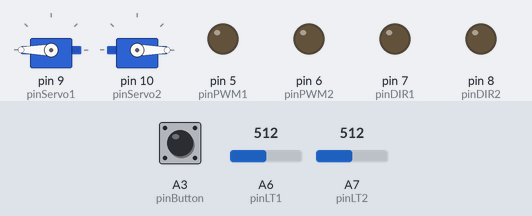
Simulated run of this sketch. Board: Arduino Nano, built with avr-gcc and run on an emulated ATmega328P. On the bench: 2 × servo, output pins drawn as LEDs (lit = HIGH). The inputs (shaded band) are chosen by the test bench; at power-on: A3 (pinButton) HIGH, A6 (pinLT1) = 512, A7 (pinLT2) = 512.

Above: at 1.5 s.
1.6 s: A3 (pinButton) pulled LOW for 0.15 s
At 3.0 s:
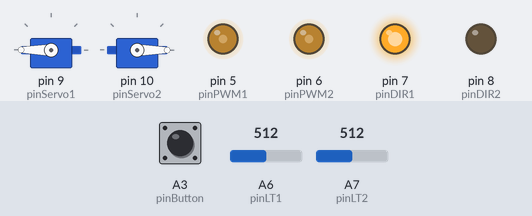
3.3 s: A6 (pinLT1) set to 756
4.8 s: A6 (pinLT1) set to 786
At 5.8 s:
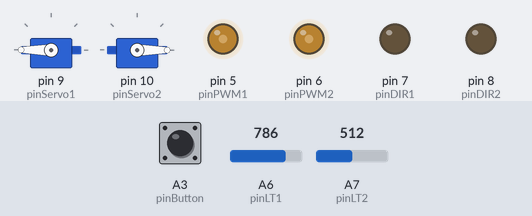
6.3 s: A7 (pinLT2) set to 763
7.8 s: A7 (pinLT2) set to 781
At 8.9 s:
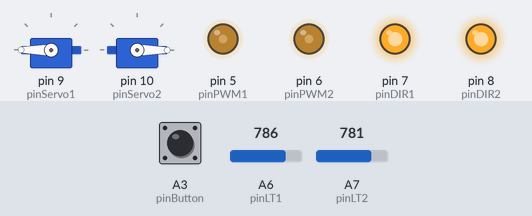
9.4 s: A7 (pinLT2) set to 716
At 10.1 s:
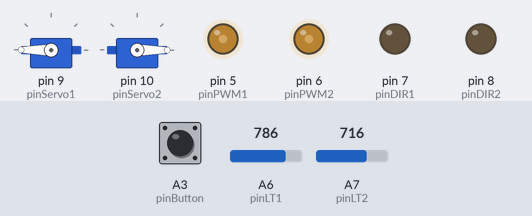
Timing chart, 0 to 12.2 s (numbered marks = the images above; inputs shaded):
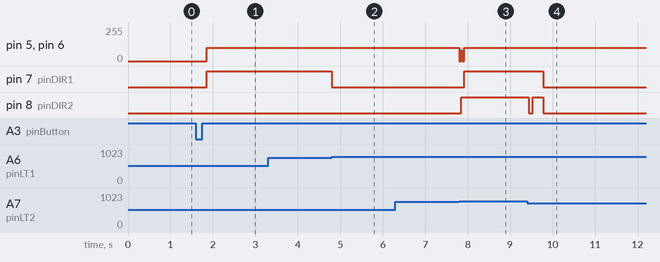

Measured:
- the behaviour switches between 770 and 771 on A6 (pinLT1) (found by bisection; images 1 and 2)
- the behaviour switches between 770 and 771 on A7 (pinLT2) (found by bisection; images 2 and 3)
- after the input at 1.6 s, pin 5 (pinPWM1), pin 6 (pinPWM2): 0/255 → 100/255 after 0.25 s; pin 7 (pinDIR1): LOW → HIGH after 0.25 s
- after the input at 3.3 s, every drawn part: stays the same
- after the input at 4.8 s, pin 7 (pinDIR1): HIGH → LOW at once
- after the input at 6.3 s, every drawn part: stays the same
- after the input at 7.8 s, pin 5 (pinPWM1), pin 6 (pinPWM2): 100/255 → 0/255 at once, → 80/255 0.05 s later, → 0/255 0.02 s later, → 100/255 0.05 s later; pin 7 (pinDIR1): LOW → HIGH after 0.12 s; pin 8 (pinDIR2): LOW → HIGH after 0.05 s
- after the input at 9.4 s, pin 7 (pinDIR1): HIGH → LOW after 0.38 s; pin 8 (pinDIR2): HIGH → LOW at once, → HIGH 0.09 s later, → LOW 0.25 s later

The sketch:

Jellibi-AGV-06-04-TurnRight90.ino
```cpp
////////////////////  버튼 핀 번호

#define pinButton     A3 // 버턴 핀 번호

////////////////////  AGV 리프터(Lifter) 서보 모터 제어

#include <Servo.h>

#define pinServo1   9   // 좌상/우하 서보 모터 (리프터1)
#define pinServo2   10  // 좌하/우상 서보 모터 (리프터2)

Servo servo1;   // 리프터1용 서보 모터 인스턴스 선언
Servo servo2;   // 리프터2용 서보 모터 인스턴스 선언

void  LifterDown()
{
  servo1.attach( pinServo1 ); // 서보1 연결
  servo2.attach( pinServo2 ); // 서보2 연결
  delay( 10 );

  servo1.write( 180 ); // 리프터1 아래로 내림
  servo2.write( 0 );   // 리프터2 아래로 내림
  delay( 300 );

  servo1.detach(); // 서보1 연결 해제
  servo2.detach(); // 서보2 연결 해제
  delay( 10 );
}

//////////////  바닥의 라인트레이스 IR센서

#define pinLT1  A6 // 1번(왼쪽) IR센서 연결 핀
#define pinLT2  A7 // 2번(오른쪽) IR센서 연결 핀

// 색상 판단: White=[0..410] .. 560 .. [710..1023]=Black
#define LT_AJDUST       60  // 현재 젤리비의 센서 측정 조정값
#define LT_MAX_WHITE   410 + LT_AJDUST // 흰색으로 판단하는 최대값
#define LT_MID_VALUE   560 + LT_AJDUST // 흑백 판단 경계값(중간값)
#define LT_MIN_BLACK   710 + LT_AJDUST // 검은색으로 판단하는 최소값

////////////////////  모터 1번(왼쪽)과 2번(오른쪽)

#define pinDIR1   7 // 1번(왼쪽)모터 방향 지정용 연결 핀
#define pinPWM1   5 // 1번(왼쪽)모터 속력 지정용 연결 핀

#define pinDIR2   8 // 2번(오른쪽)모터 방향 지정용 연결 핀
#define pinPWM2   6 // 2번(오른쪽)모터 속력 지정용 연결 핀

////////////////////  모터 회전 동작

#define FORWARD   0 // 전진 방향
#define BACKWARD  1 // 후진 방향

void  drive(int dir1, int power1, int dir2, int power2)
{
  boolean dirHighLow1, dirHighLow2;

  if(dir1 == FORWARD)  // 1번(왼쪽)모터 방향
    dirHighLow1 = HIGH;
  else // BACKWARD
    dirHighLow1 = LOW;

  if(dir2 == FORWARD)  // 2번(오른쪽)모터
    dirHighLow2 = LOW;
  else // BACKWARD
    dirHighLow2 = HIGH;

  digitalWrite(pinDIR1, dirHighLow1);
  analogWrite(pinPWM1, power1);

  digitalWrite(pinDIR2, dirHighLow2);
  analogWrite(pinPWM2, power2);
}

void  Forward( int power )  // 전진
{
  drive(FORWARD, power, FORWARD, power);
}

void  Backward( int power )  // 후진
{
  drive(BACKWARD, power, BACKWARD, power);
}

void  TurnLeft( int power )  // 좌회전
{
  drive(BACKWARD, power, FORWARD, power);
}

void  TurnRight( int power )  // 우회전
{
  drive(FORWARD, power, BACKWARD, power);
}

void Stop()  // 정지
{
  analogWrite(pinPWM1, 0);
  analogWrite(pinPWM2, 0);
}

////////////////////  메인 프로그램 (setup & loop)

void  setup()
{
  // 모터 제어 핀들을 모두 출력용으로 설정
  pinMode( pinDIR1, OUTPUT ); // 1번(왼쪽)모터 방향 핀
  pinMode( pinPWM1, OUTPUT ); // 1번(왼쪽)모터 속력 핀
  pinMode( pinDIR2, OUTPUT ); // 2번(오른쪽)모터 방향 핀
  pinMode( pinPWM2, OUTPUT ); // 2번(오른쪽)모터 속력 핀

  LifterDown();  // 리프터를 아래로 내림
}


#define TURN_POWER  100 // 회전 속력 (주행 속력과는 별개로 고정)

int Power = 100;  // 기본 주행(라인트레이싱) 속력 (80~120 정도)

// 주행 상태(이동중 또는 정지) 플래그
bool  IsDriving = false; // 처음에는 정지 상태 (UP 버튼으로 변경)

void  DoLineTracing()
{
  int v1 = analogRead( pinLT1 );
  int v2 = analogRead( pinLT2 );

  if( (LT_MIN_BLACK < v1) && (LT_MIN_BLACK < v2) )
  { // 양쪽 IR센서 모두 검정색을 감지한 경우, (ex) 교차선
    Stop(); // 정지
    delay( 50 ); // (달려가던 관성 때문에 약간 앞으로 밀림)
    drive(BACKWARD, 80, BACKWARD, 80); // 아주 살짝 후진
    delay( 20 );
    Stop(); // 다시 정지
    delay( 50 );

    // 이하, 오른쪽 LT 센서만 사용하여 오른쪽으로 90도 회전함

    TurnRight( TURN_POWER ); // 1차 우회전 진행 (현재 라인 벗어나기)
    while( analogRead(pinLT2) < LT_MAX_WHITE ) // 흰색인 동안
      delay( 1 );
    delay( 40 );

    TurnRight( TURN_POWER ); // 2차 우회전 진행 (반대쪽 흰바탕 도착)
    while( analogRead(pinLT2) > LT_MIN_BLACK ) // 검은색인 동안
      delay( 1 );
    delay( 40 );

    Forward( TURN_POWER );
    delay( 90 );

    TurnRight( TURN_POWER ); // 우회전 끝 마무리
    delay( 250 ); // 로봇 모양(관성)에 따라 조정이 필요함

    Forward( Power ); // 우회전 이후의 직진 시작
  }
  else if( v1 > LT_MIN_BLACK )  // 왼쪽(IR1)만 검정
  {
    TurnLeft( Power ); // 좌회전
  }
  else if( v2 > LT_MIN_BLACK )  // 오른쪽(IR2)만 검정
  {
    TurnRight( Power ); // 우회전
  }
  else  // 양쪽 모두 흰색
  {
    Forward( Power ); // 전진
  }
}

void  loop()
{
  ////////// 먼저, 버튼 눌림 체크 (버튼이 눌리면 주행 상태 변경)

  if( digitalRead(pinButton) == 0 ) // 위(앞)쪽 버튼이 눌려진 상태이면
  {
    if( IsDriving ) // 만약 현재 주행중 상태이면
    {
      Stop(); // 정지

      while( digitalRead(pinButton) == 0 ) // 버튼이 올려질 때까지 대기
        delay( 10 );

      IsDriving = false; // 정지 상태로 변경
    }
    else // 만약 현재 정지 상태이면
    {
      while( digitalRead(pinButton) == 0 ) // 버튼이 올려질 때까지 대기
        delay( 10 );

      IsDriving = true; // 주행중 상태로 변경
    }
    delay( 100 ); // 0.1초 지연
  }

  ////////// 주행 상태에 따라 주행 또는 대기

  if( IsDriving ) // 현재 주행중 상태이면
  {
    DoLineTracing();  // 라인트레이싱 진행
  }
  else // 정지중 상태이면
  {
    delay( 100 );  // 0.1초 대기
  }
}
```
